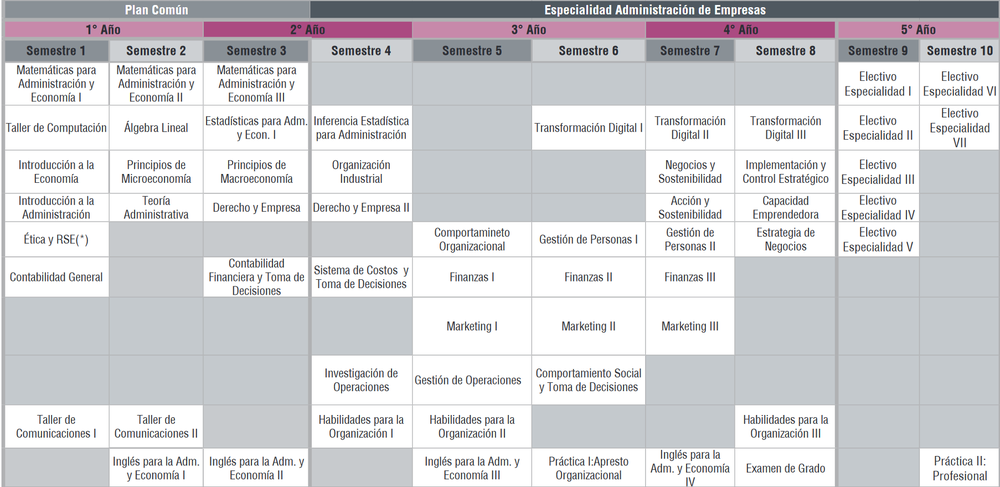
#> input picture filesToParse/images/adminempr_10.png, 1000 x 487 px, shrunk from 1806 x 879 before the run, found by its file name; its folder holds only this picture in this run
$ python image_crop.py
#> lines starting #> are read from the running program, lines starting #| are printed output that depends on the picture
import cv2
import numpy as np
import os

## CAMBIAR SEGÚN NECESIDAD
wiggle = 20
separator = 5

def extract_columns(image_path, filename, num_columns):
    # Cargar la imagen
#> called with image_path = 'images/adminempr_10.png', filename = 'adminempr_10.png', num_columns = 10
    image = cv2.imread(image_path)
#> image is the input picture: shape (487, 1000, 3); mean B, G, R 213.5, 210, 210.1
    if image is None:
        print(f"Error: No se pudo cargar la imagen desde {image_path}")
        return

    # Obtener las dimensiones de la imagen
    height, width, _ = image.shape
#> height = 487; width = 1000

    # Calcular el ancho de cada columna
    column_width = width // num_columns
#> column_width = 100

    # Crear una carpeta para guardar las columnas
    output_folder = 'cols/'+filename+'_crop'
    if not os.path.exists(output_folder):
        os.makedirs(output_folder)

    # Extraer y guardar cada columna
    for i in range(num_columns):
        start_x = i * column_width - int(wiggle*0.5) + (i * separator)
        if start_x < 0:
            start_x = 0
        end_x = (i + 1) * column_width + wiggle + (i * separator)
        column = image[:, start_x:end_x]

        output_path = os.path.join(output_folder, f'column_{i+1}.png')
        cv2.imwrite(output_path, column)
        print(f'Columna {i+1} guardada en {output_path}')
#> this loop made 10 passes
#> pass 1, in extract_columns, `column = image[:, start_x:end_x]`:
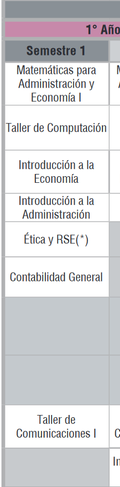
#> column: shape (487, 120, 3); mean B, G, R 216.3, 213.5, 213.4
#> pass 2, in extract_columns, `column = image[:, start_x:end_x]`:
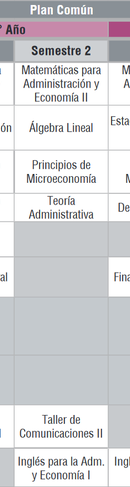
#> column: shape (487, 130, 3); mean B, G, R 216.3, 213.3, 213.3
#> pass 3, in extract_columns, `column = image[:, start_x:end_x]`:
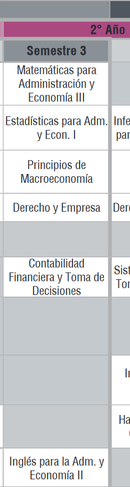
#> column: shape (487, 130, 3); mean B, G, R 210.9, 207.2, 207.9


def extract_columns_from_folder(folder_path):
    # Iterar sobre todos los archivos en la carpeta
    filename: str
    for filename in os.listdir(folder_path):
        # Verificar que el archivo sea una imagen
        if filename.lower().endswith(('.png', '.jpg', '.jpeg', '.bmp', '.tiff')):
            # Extraer la cantidad de columnas del nombre del archivo
            num_columns = int(filename.split("_")[1].split(".")[0])
            image_path = os.path.join(folder_path, filename)
            extract_columns(image_path, filename.lower(), num_columns)

extract_columns_from_folder('images')

$ run again, on filesToParse/images/info_11.png
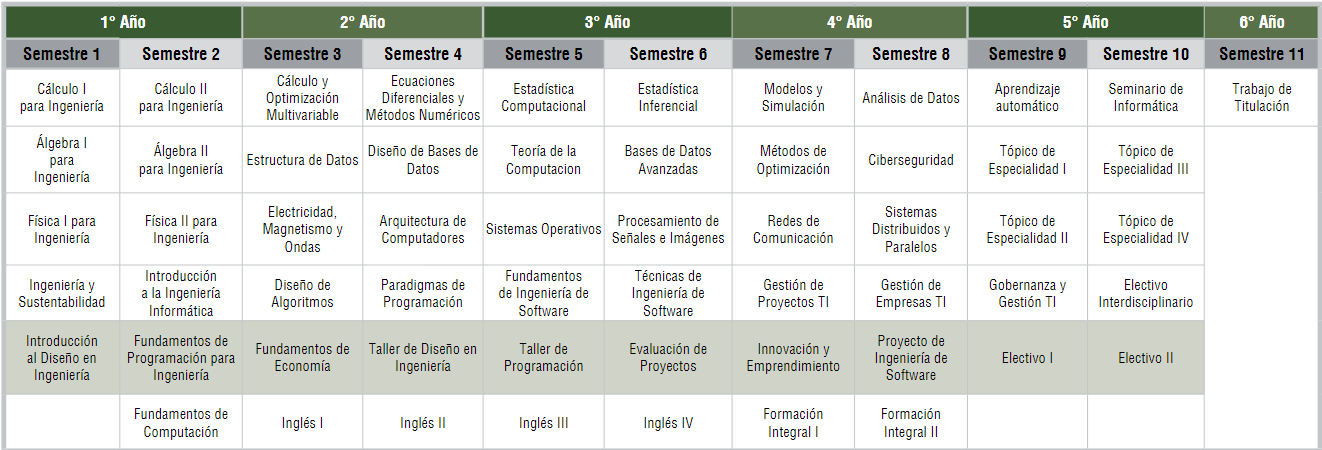
#> input picture filesToParse/images/info_11.png, 1322 x 450 px, found by its file name
#> in extract_columns, image is the input picture: shape (450, 1322, 3); mean B, G, R 217.5, 221.5, 218.8
#> the loop in extract_columns, `for i in range(num_columns):` made 11 passes
#> pass 1, in extract_columns, `column = image[:, start_x:end_x]`:
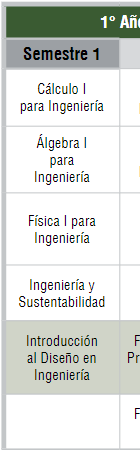
#> column: shape (450, 140, 3); mean B, G, R 216.2, 220.1, 217.1
#> pass 3, in extract_columns, `column = image[:, start_x:end_x]`:
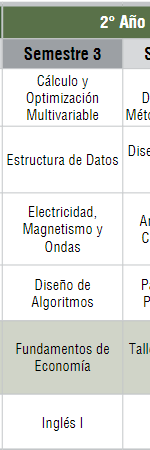
#> column: shape (450, 150, 3); mean B, G, R 216.9, 221, 218.6

$ run again, on filesToParse/images/medicina_14.png
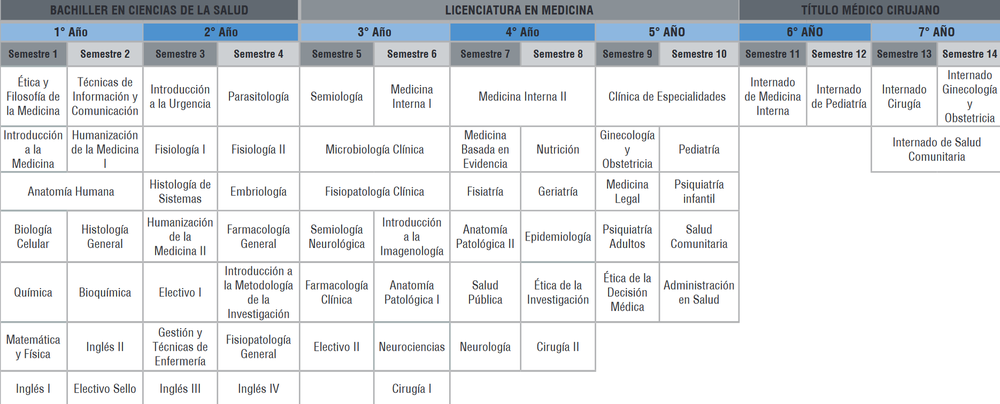
#> input picture filesToParse/images/medicina_14.png, 1000 x 404 px, shrunk from 1870 x 756 before the run, found by its file name
#> in extract_columns, image is the input picture: shape (404, 1000, 3); mean B, G, R 230.3, 227.4, 224.6
#> the loop in extract_columns, `for i in range(num_columns):` made 14 passes
#> pass 1, in extract_columns, `column = image[:, start_x:end_x]`:
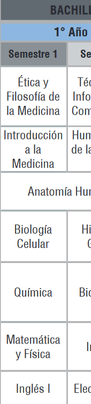
#> column: shape (404, 91, 3); mean B, G, R 225, 222.3, 219.7
#> pass 3, in extract_columns, `column = image[:, start_x:end_x]`:
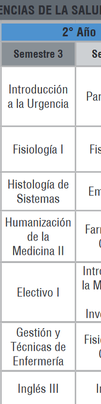
#> column: shape (404, 101, 3); mean B, G, R 223.9, 220.5, 217.2

$ run again, on filesToParse/images/periodismo_10.png
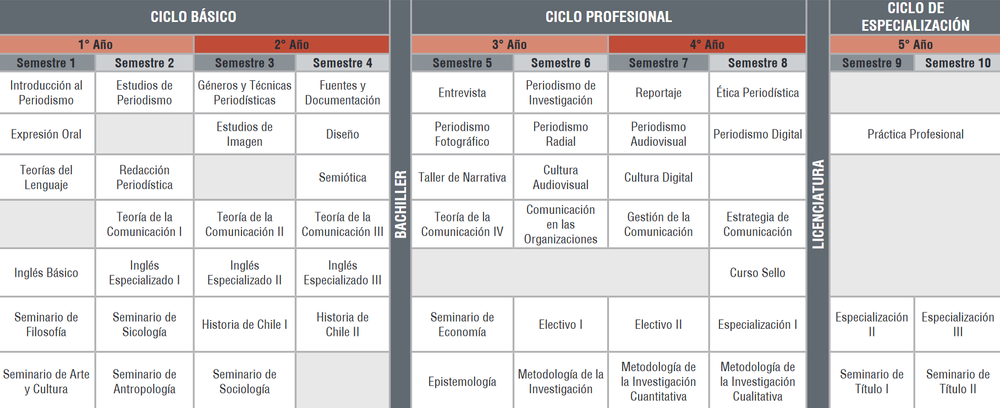
#> input picture filesToParse/images/periodismo_10.png, 1000 x 408 px, shrunk from 1818 x 742 before the run, found by its file name
#> in extract_columns, image is the input picture: shape (408, 1000, 3); mean B, G, R 214.2, 213.4, 215.8
#> the loop in extract_columns, `for i in range(num_columns):` made 10 passes
#> pass 1, in extract_columns, `column = image[:, start_x:end_x]`:
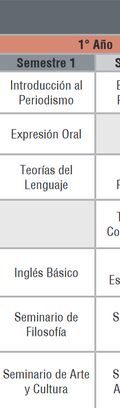
#> column: shape (408, 120, 3); mean B, G, R 219.3, 218.9, 221
#> pass 3, in extract_columns, `column = image[:, start_x:end_x]`:
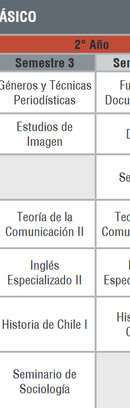
#> column: shape (408, 130, 3); mean B, G, R 216.4, 216, 219.6

$ run again, on filesToParse/images/arqui_11.png
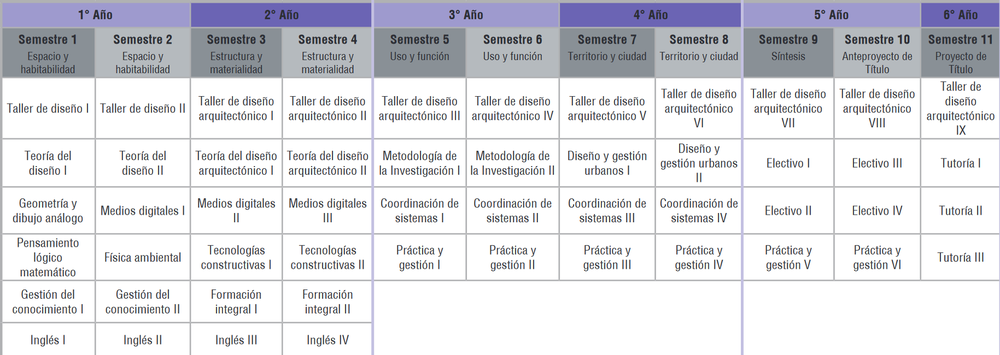
#> input picture filesToParse/images/arqui_11.png, 1000 x 355 px, shrunk from 1829 x 650 before the run, found by its file name
#> in extract_columns, image is the input picture: shape (355, 1000, 3); mean B, G, R 225.6, 220.2, 219.7
#> the loop in extract_columns, `for i in range(num_columns):` made 11 passes
#> pass 1, in extract_columns, `column = image[:, start_x:end_x]`:
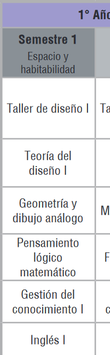
#> column: shape (355, 110, 3); mean B, G, R 223, 218.5, 217.9
#> pass 3, in extract_columns, `column = image[:, start_x:end_x]`:
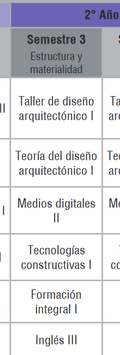
#> column: shape (355, 120, 3); mean B, G, R 222, 216, 215.4
